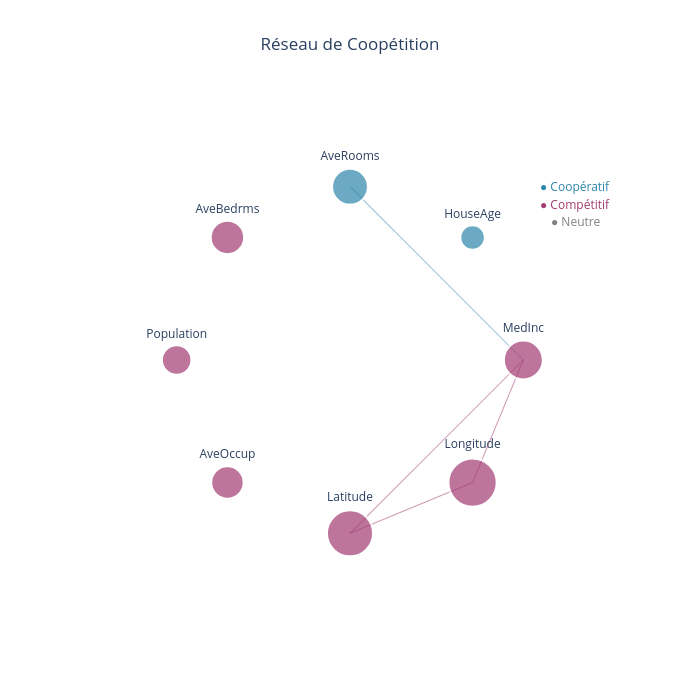

Write notebook code for a chart like this one.
### Code cell
# Réseau des features coopératives
fig_network = plot_cooperative_network(
    coopetition_result,
    min_edge_weight=0.005
)
fig_network.show()

### Figure 1 — Plotly figure (JSON) as saved in the notebook; plotly's stock layout.template omitted (floating-point values rounded to 4 significant figures)
{"data": [{"hoverinfo": "skip", "line": {"color": "rgba(46, 134, 171, 0.5)", "width": 1.018}, "mode": "lines", "showlegend": false, "type": "scatter", "x": [1, 6.123e-17, null], "y": [0, 1, null]}, {"hoverinfo": "skip", "line": {"color": "rgba(162, 59, 114, 0.5)", "width": 1.031}, "mode": "lines", "showlegend": false, "type": "scatter", "x": [1, -1.837e-16, null], "y": [0, -1, null]}, {"hoverinfo": "skip", "line": {"color": "rgba(162, 59, 114, 0.5)", "width": 1.032}, "mode": "lines", "showlegend": false, "type": "scatter", "x": [1, 0.7071, null], "y": [0, -0.7071, null]}, {"hoverinfo": "skip", "line": {"color": "rgba(162, 59, 114, 0.5)", "width": 1.057}, "mode": "lines", "showlegend": false, "type": "scatter", "x": [-1.837e-16, 0.7071, null], "y": [-1, -0.7071, null]}, {"customdata": [-0.6314, 0.1496, 0.5295, -0.4471, -0.3175, -0.4154, -0.8695, -0.9427], "hovertemplate": "<b>%{text}</b><br>CI = %{customdata:.3f}<extra></extra>", "marker": {"color": ["#A23B72", "#2E86AB", "#2E86AB", "#A23B72", "#A23B72", "#A23B72", "#A23B72", "#A23B72"], "line": {"color": "white", "width": 2}, "size": [38.94, 24.49, 35.89, 33.41, 29.52, 32.46, 46.08, 48.28]}, "mode": "markers+text", "showlegend": false, "text": ["MedInc", "HouseAge", "AveRooms", "AveBedrms", "Population", "AveOccup", "Latitude", "Longitude"], "textposition": "top center", "type": "scatter", "x": [1, 0.7071, 6.123e-17, -0.7071, -1, -0.7071, -1.837e-16, 0.7071], "y": [0, 0.7071, 1, 0.7071, 1.225e-16, -0.7071, -1, -0.7071]}], "layout": {"annotations": [{"font": {"color": "#2E86AB"}, "showarrow": false, "text": "● Coopératif", "x": 1.3, "y": 1}, {"font": {"color": "#A23B72"}, "showarrow": false, "text": "● Compétitif", "x": 1.3, "y": 0.9}, {"font": {"color": "#808080"}, "showarrow": false, "text": "● Neutre", "x": 1.3, "y": 0.8}], "height": 700, "plot_bgcolor": "white", "title": {"text": "Réseau de Coopétition", "x": 0.5}, "width": 700, "xaxis": {"range": [-1.5, 1.5], "visible": false}, "yaxis": {"range": [-1.5, 1.5], "scaleanchor": "x", "visible": false}}}
